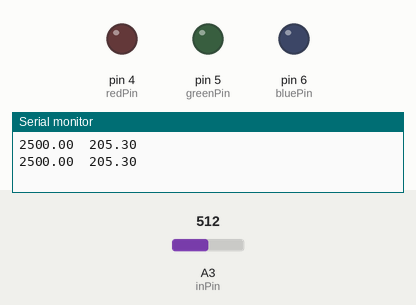
This sketch was run on a simulated Arduino Uno, built with avr-gcc and run on an emulated ATmega328P. Parts: output pins drawn as LEDs (lit = HIGH), the last lines printed to the serial monitor. Inputs (shaded band) come from the test bench; at power-on: A3 (inPin) = 512.

Above: at 1.2 s.
1.3 s: A3 (inPin) set to 224
3.5 s: A3 (inPin) set to 200
At 5.3 s:
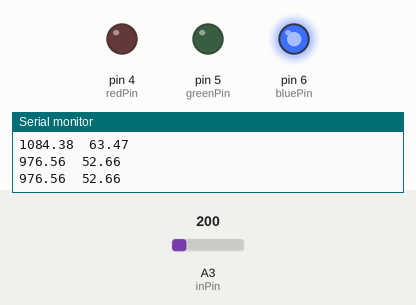
5.6 s: A3 (inPin) set to 122
At 6.6 s:
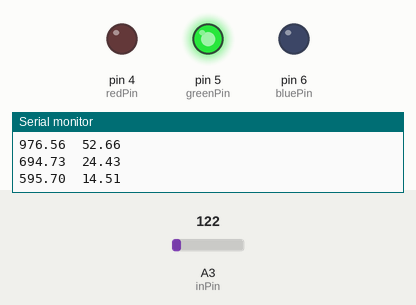
7.4 s: A3 (inPin) set to 109
9.6 s: A3 (inPin) set to 92
At 10.7 s:
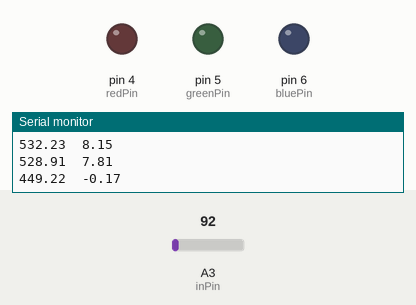
Timing chart, 0 to 12.6 s (numbered marks = the images above; inputs shaded):
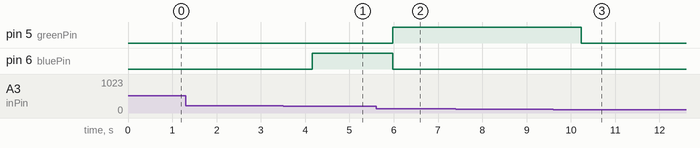

The sketch:

tempsensor.ino
```cpp
#define inPin A3
#define HISTORY_LENGTH 50
#define POLLING_INTERVAL 10  // ms
#define MAX_READING 5000
#define redPin 4
#define greenPin 5
#define bluePin 6
#define plotterMode true

void setup() {
  Serial.begin(9600);
  pinMode(inPin, INPUT);
  pinMode(redPin, OUTPUT);
  pinMode(greenPin, OUTPUT);
  pinMode(bluePin, OUTPUT);
}

void tabPrint(String left, float content) {
  Serial.print(content);
  Serial.print("\t");
}

void loop() {
  float total = 0;
  float minimum = MAX_READING;
  float maximum = 0;
  float millivolts[HISTORY_LENGTH];
  float raw, mv;
  for (int i = 0; i < HISTORY_LENGTH; i++) {
    raw = analogRead(inPin);
    mv = raw*5000/1024;
    millivolts[i] = mv;
    total += mv;
    minimum = min(minimum, mv);
    maximum = max(maximum, mv);
    delay(POLLING_INTERVAL);
  }

  float avg = total / HISTORY_LENGTH;
  float temp = 0.100192*avg-45.1788;

  doColor(temp);

  float normN = 0;
  for (int i = 0; i < HISTORY_LENGTH; i++) {
    normN += (millivolts[i] - avg) * (millivolts[i] - avg);
  }

  // high by 1 at low temps, low by 1 at high temps
  float stdev = sqrt(normN / HISTORY_LENGTH);

  doColor(temp);

  if (plotterMode) {
    Serial.print(avg);
    Serial.print("\t");
    Serial.print(temp);
    Serial.print("\t");
    Serial.println();
  } else {
    tabPrint("min mV= ", minimum);
    tabPrint("max mV= ", maximum);
    tabPrint("stdev mV= ", stdev);
    tabPrint("avg mV= ", avg);
    tabPrint("temp *C= ", temp);
  }
  Serial.println();

  delay(100);
}

void red(bool status) {
  digitalWrite(redPin, status);
}

void green(bool status) {
  digitalWrite(greenPin, status);
}

void blue(bool status) {
  digitalWrite(bluePin, status);
}

bool in(float x, float a, float b) {
  return a < x && x < b;
}

void doColor(float temp) {
  green(in(temp, 5, 35));
  red(in(temp, 25, 40));
  blue(in(temp, 50, 60));
}
```

Measured:
- the behaviour switches between 215 and 214 on A3 (inPin) (found by bisection; images 0 and 1)
- the behaviour switches between 103 and 102 on A3 (inPin) (found by bisection; images 2 and 3)
- after the input at 3.5 s, pin 6 (bluePin): LOW → HIGH after 0.66 s
- after the input at 5.6 s, pin 5 (greenPin): LOW → HIGH after 0.38 s; pin 6 (bluePin): HIGH → LOW after 0.38 s
- after the input at 9.6 s, pin 5 (greenPin): HIGH → LOW after 0.64 s
